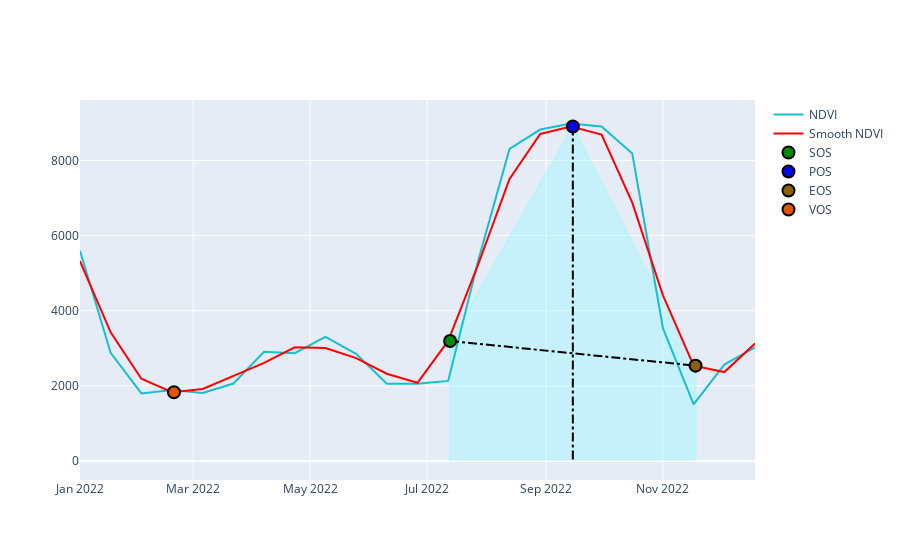

The cell this chart's notebook holds for it:
### Markdown cell above
# Visualizing the Time Series with Phenological Metrics in Matplotlib
<hr style="border:1px solid #0077b9;">

If you have Matplotlib and Numpy installed, it is possible to plot the time series with the `plot_phenometrics` function:

### Code cell
plot_phenometrics(datacube, pm)

### Figure 1 — Plotly figure (JSON) as saved in the notebook; plotly's stock layout.template omitted (floating-point values rounded to 4 significant figures)
{"data": [{"fill": "toself", "fillcolor": "rgba(153, 247, 254, 0.4)", "line": {"color": "rgba(153, 247, 254, 0.4)"}, "mode": "lines", "name": "LIOS", "showlegend": false, "type": "scatter", "x": ["2022-07-13", "2022-07-13", "2022-09-15", "2022-11-18", "2022-11-18"], "y": [0, 3195, 8903.0, 2537.0, 0]}, {"line": {"color": "#17BECF"}, "name": "NDVI", "type": "scatter", "x": ["2022-01-01", "2022-01-17", "2022-02-02", "2022-02-18", "2022-03-06", "2022-03-22", "2022-04-07", "2022-04-23", "2022-05-09", "2022-05-25", "2022-06-10", "2022-06-26", "2022-07-12", "2022-07-28", "2022-08-13", "2022-08-29", "2022-09-14", "2022-09-30", "2022-10-16", "2022-11-01", "2022-11-17", "2022-12-03", "2022-12-19"], "y": [5593, 2879, 1799, 1887, 1808, 2062, 2908, 2868, 3303, 2854, 2059, 2055, 2132, 5398, 8306, 8822, 8983, 8905, 8184, 3537, 1507, 2568, 3025]}, {"line": {"color": "#ff0000"}, "name": "Smooth NDVI", "type": "scatter", "x": ["2022-01-01", "2022-01-17", "2022-02-02", "2022-02-18", "2022-03-06", "2022-03-22", "2022-04-07", "2022-04-23", "2022-05-09", "2022-05-25", "2022-06-10", "2022-06-26", "2022-07-12", "2022-07-28", "2022-08-13", "2022-08-29", "2022-09-14", "2022-09-30", "2022-10-16", "2022-11-01", "2022-11-17", "2022-12-03", "2022-12-19"], "y": [5321.0, 3424.0, 2188.0, 1831.0, 1919.0, 2259.0, 2613.0, 3026.0, 3008.0, 2739.0, 2323.0, 2082.0, 3195.0, 5279.0, 7509.0, 8704.0, 8903.0, 8691.0, 6875.0, 4409.0, 2537.0, 2367.0, 3126.0]}, {"line": {"color": "#000000", "dash": "dashdot"}, "mode": "lines", "name": "LOS", "showlegend": false, "type": "scatter", "x": ["2022-07-13", "2022-11-18"], "y": [3195, 2537.0]}, {"line": {"color": "#000000", "dash": "dashdot"}, "mode": "lines", "name": "AOS", "showlegend": false, "type": "scatter", "x": ["2022-09-15", "2022-09-15"], "y": [8903.0, 0]}, {"marker": {"color": "#008c00", "line": {"color": "#000000", "width": 2}, "size": 12}, "mode": "markers", "name": "SOS", "type": "scatter", "x": ["2022-07-13"], "y": [3195]}, {"marker": {"color": "#0009e3", "line": {"color": "#000000", "width": 2}, "size": 12}, "mode": "markers", "name": "POS", "type": "scatter", "x": ["2022-09-15"], "y": [8903.0]}, {"marker": {"color": "#8a6100", "line": {"color": "#000000", "width": 2}, "size": 12}, "mode": "markers", "name": "EOS", "type": "scatter", "x": ["2022-11-18"], "y": [2537.0]}, {"marker": {"color": "#e35400", "line": {"color": "#000000", "width": 2}, "size": 12}, "mode": "markers", "name": "VOS", "type": "scatter", "x": ["2022-02-19"], "y": [1831.0]}], "layout": {}}
